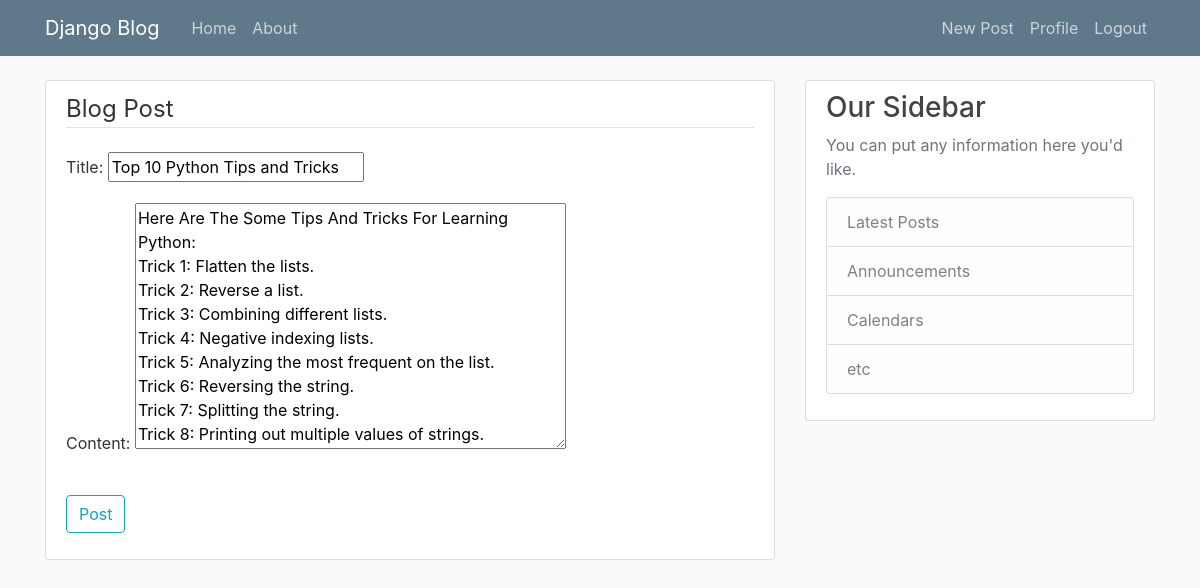
The page /post/28/update/ (signed in) on the database its author committed.
### blog/models.py (models this page shows, shortened)
class Post(models.Model):
    title = models.CharField(max_length=100)
    content = models.TextField()
    date_posted = models.DateTimeField(default=timezone.now)
    author = models.ForeignKey(User, on_delete=models.CASCADE)

### blog/views.py (the view, shortened to what this page needs)
# urls.py: path('post/<int:pk>/update/', PostUpdateView.as_view(), name='post-update'),
class PostUpdateView(LoginRequiredMixin, UserPassesTestMixin, UpdateView):
    model = Post
    fields = ['title', 'content']
    def test_func(self):
        post = self.get_object()
        if self.request.user == post.author:
            return True
        return False

### blog/templates/blog/post_form.html (shortened to what this page needs)
{% extends "blog/base.html" %}
{% load crispy_forms_tags %}
{% block content %}
    <div class="content-section">
        <form method="POST">
            <fieldset class="form-group">
                <legend class="border-bottom mb-4">Blog Post</legend>
                {{ form.as_p }}
            </fieldset>
            <div class="form-group">
                <button class="btn btn-outline-info" type="submit">Post</button>
            </div>
        </form>
    </div>
{% endblock content %}

### blog/static/blog/main.css (style rules this page uses)
body { background: #fafafa; color: #333333; margin-top: 5rem; }
.content-section { background: #ffffff; padding: 10px 20px; border: 1px solid #dddddd; border-radius: 3px; margin-bottom: 20px; }

### rows shown on the page
Post: title "Top 10 Python Tips and Tricks", content "Here Are The Some Tips And Tricks For Learning Python: Trick 1: Flatten the lists. Trick 2: Reverse a list. Trick 3: Combining different lists. Trick 4: Negative indexing lists. Trick 5: Analyzing the most frequent on the list. Trick 6: Reversing the string. Trick 7: Splitting the string. Trick 8: Printing out multiple values of strings."
